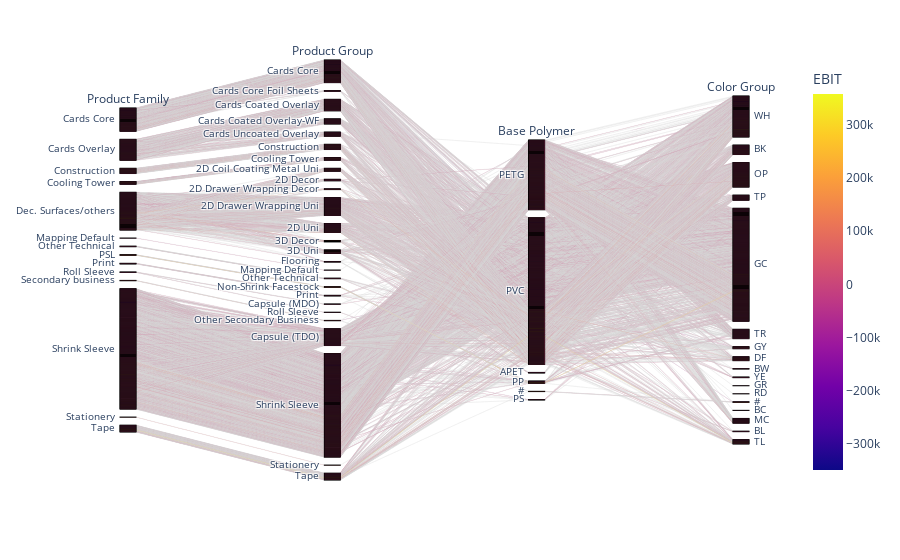

The notebook cell this image was saved under:
### Code cell
px.parallel_categories(df[desc], color='EBIT')

### Figure 1 — Plotly figure (JSON) as saved in the notebook; plotly's stock layout.template omitted (floating-point values rounded to 4 significant figures; data arrays with more than 128 entries replaced by an {"elided": "..."} marker saying what was removed)
{"data": [{"dimensions": [{"label": "Product Family", "values": {"elided": "2643 str values"}}, {"label": "Product Group", "values": {"elided": "2643 str values"}}, {"label": "Base Polymer", "values": {"elided": "2643 str values"}}, {"label": "Color Group", "values": {"elided": "2643 str values"}}], "domain": {"x": [0, 1], "y": [0, 1]}, "line": {"color": {"elided": "2643 float values"}, "coloraxis": "coloraxis"}, "name": "", "type": "parcats"}], "layout": {"coloraxis": {"colorbar": {"title": {"text": "EBIT"}}, "colorscale": [[0, "#0d0887"], [0.1111, "#46039f"], [0.2222, "#7201a8"], [0.3333, "#9c179e"], [0.4444, "#bd3786"], [0.5556, "#d8576b"], [0.6667, "#ed7953"], [0.7778, "#fb9f3a"], [0.8889, "#fdca26"], [1, "#f0f921"]]}, "legend": {"tracegroupgap": 0}, "margin": {"t": 60}}}
